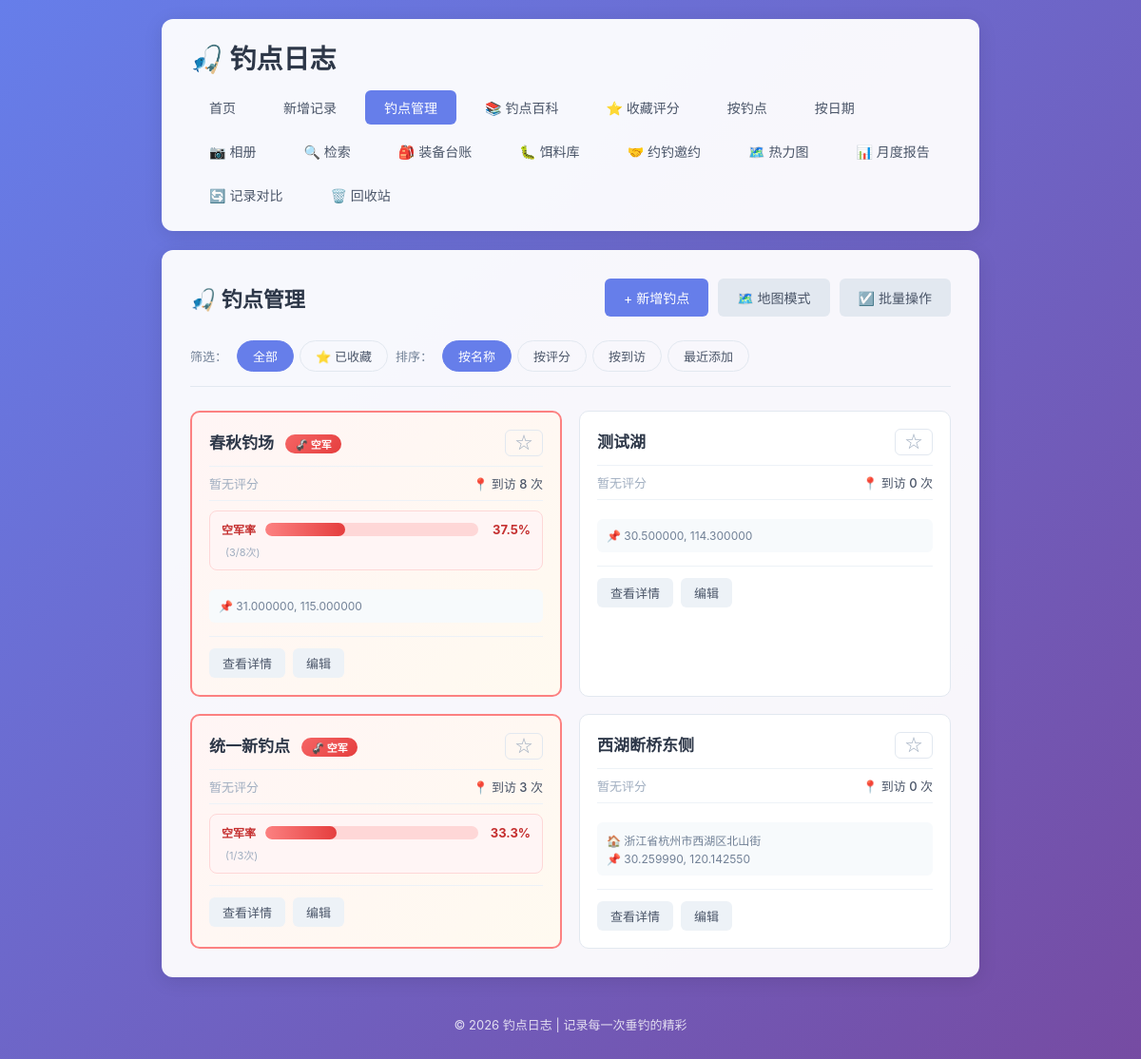
Screenshot of /spots with the database file from the repository.
### tables this page shows
CREATE TABLE fishing_spots (
            id INTEGER PRIMARY KEY AUTOINCREMENT,
            name TEXT NOT NULL UNIQUE,
            description TEXT,
            latitude REAL,
            longitude REAL,
            address TEXT,
            is_favorite INTEGER DEFAULT 0,
            created_at TIMESTAMP DEFAULT CURRENT_TIMESTAMP
        , deleted_at TIMESTAMP);

### app.py (the view)
@app.route('/spots')
def spots_list():
    conn = get_db()
    filter_type = request.args.get('filter', 'all')
    sort_by = request.args.get('sort', 'name')
    query = '''
        SELECT s.*,
               (SELECT AVG(r.rating) FROM spot_ratings r WHERE r.spot_id = s.id) as avg_rating,
               (SELECT COUNT(*) FROM spot_ratings r WHERE r.spot_id = s.id) as rating_count
        FROM fishing_spots s
        WHERE s.deleted_at IS NULL
    '''
    params = []
    conditions = []
    if filter_type == 'favorite':
        conditions.append('s.is_favorite = 1')
    if conditions:
        query += ' AND ' + ' AND '.join(conditions)
    if sort_by == 'rating':
        query += ' ORDER BY avg_rating IS NULL, avg_rating DESC, s.name'
    elif sort_by == 'visit':
        query += ' ORDER BY (SELECT COUNT(*) FROM fishing_logs l WHERE l.spot = s.name) DESC, s.name'
    elif sort_by == 'recent':
        query += ' ORDER BY s.created_at DESC'
    else:
        query += ' ORDER BY s.name'
    spots = conn.execute(query, params).fetchall()
    spot_list = []
    for spot in spots:
        spot_dict = dict(spot)
        spot_dict['visit_count'] = get_spot_visit_count(conn, spot['name'])
        spot_dict['avg_rating'] = round(spot_dict['avg_rating'], 1) if spot_dict['avg_rating'] else 0
        spot_dict['skunk_stats'] = get_spot_skunk_stats(conn, spot['name'])
        spot_list.append(spot_dict)
    conn.close()
    return render_template('spots.html', spots=spot_list, filter_type=filter_type, sort_by=sort_by)

### app.py (called while the page is built)
def get_db():
    conn = sqlite3.connect(DB_PATH)
    conn.row_factory = sqlite3.Row
    return conn

def get_spot_visit_count(conn, spot_name):
    result = conn.execute(
        'SELECT COUNT(*) as cnt FROM fishing_logs WHERE spot = ? AND deleted_at IS NULL',
        (spot_name,)
    ).fetchone()
    return result['cnt'] if result else 0

def is_skunked(harvest_str):
    if not harvest_str:
        return True
    harvest_str = str(harvest_str).strip()
    if not harvest_str:
        return True
    zero_keywords = [
        '空军', '白板', '打龟', '空手', '空竿', '光头',
        '没钓到', '无收获', '零收获', '零', '0', '打飞机',
        '参军', '空', '龟', '白跑一趟', '参军了', '空军了'
    ]
    lower_str = harvest_str.lower()
    for kw in zero_keywords:
        if kw.lower() in lower_str:
            return True
    return False

### templates/spots.html (shortened to what this page needs)
{% extends 'base.html' %}
{% block content %}
    <div class="page-header">
        <h2>🎣 钓点管理</h2>
        <div style="display: flex; gap: 10px; flex-wrap: wrap;">
            <a href="{{ url_for('add_spot') }}" class="btn btn-primary">+ 新增钓点</a>
            <button class="btn btn-secondary" id="toggle-map-btn" onclick="toggleMapView()">🗺️ 地图模式</button>
            <button class="btn btn-secondary" id="toggleBatchBtn" onclick="toggleBatchMode()">☑️ 批量操作</button>
        </div>
    </div>
    <div class="filter-bar">
        <div class="filter-group">
            <span class="filter-label">筛选：</span>
            <a href="{{ url_for('spots_list', filter='all', sort=sort_by) }}" class="filter-btn {% if filter_type == 'all' %}active{% endif %}">全部</a>
            <a href="{{ url_for('spots_list', filter='favorite', sort=sort_by) }}" class="filter-btn {% if filter_type == 'favorite' %}active{% endif %}">⭐ 已收藏</a>
        </div>
        <div class="filter-group">
            <span class="filter-label">排序：</span>
            <a href="{{ url_for('spots_list', filter=filter_type, sort='name') }}" class="filter-btn {% if sort_by == 'name' %}active{% endif %}">按名称</a>
            <a href="{{ url_for('spots_list', filter=filter_type, sort='rating') }}" class="filter-btn {% if sort_by == 'rating' %}active{% endif %}">按评分</a>
            <a href="{{ url_for('spots_list', filter=filter_type, sort='visit') }}" class="filter-btn {% if sort_by == 'visit' %}active{% endif %}">按到访</a>
            <a href="{{ url_for('spots_list', filter=filter_type, sort='recent') }}" class="filter-btn {% if sort_by == 'recent' %}active{% endif %}">最近添加</a>
        </div>
    </div>
    <div id="spots-list-container">
    {% if spots %}
        <div class="spot-grid">
            {% for spot in spots %}
                <div class="spot-card {% if spot['skunk_stats']['has_skunk'] %}spot-card-skunked{% endif %} {% if spot['skunk_stats']['recent_skunk'] %}spot-card-recent-skunk{% endif %}" data-spot-id="{{ spot['id'] }}" data-spot-name="{{ spot['name'] }}">
                    <div class="spot-card-header">
                        <div class="spot-title-row">
                            <h3 class="spot-name">
                                <a href="{{ url_for('spot_detail', spot_id=spot['id']) }}">{{ spot['name'] }}</a>
                                {% if spot['skunk_stats']['has_skunk'] %}
                                    <span class="skunk-badge {% if spot['skunk_stats']['recent_skunk'] %}skunk-badge-recent{% endif %}" title="空军率 {{ spot['skunk_stats']['skunk_rate'] }}%">
                                        🦨 空军
                                    </span>
                                {% endif %}
                            </h3>
                            <button class="favorite-btn {% if spot['is_favorite'] %}favorited{% endif %}"
                                    data-spot-id="{{ spot['id'] }}"
                                    onclick="toggleFavorite(this); event.stopPropagation();">
                                {% if spot['is_favorite'] %}★{% else %}☆{% endif %}
                            </button>
                        </div>
                        <div class="spot-stats">
                            <div class="spot-rating">
                                {% if spot['avg_rating'] > 0 %}
                                    <span class="rating-stars">
                                        {% for i in range(5) %}
                                            {% if i < spot['avg_rating']|round(0, 'floor') %}★
                                            {% else %}☆{% endif %}
                                        {% endfor %}
                                    </span>
                                    <span class="rating-value">{{ spot['avg_rating'] }}</span>
                                    <span class="rating-count">({{ spot['rating_count'] }})</span>
                                {% else %}
                                    <span class="no-rating">暂无评分</span>
                                {% endif %}
                            </div>
                            <div class="spot-visits">
                                📍 到访 {{ spot['visit_count'] }} 次
                            </div>
                        </div>
                        {% if spot['skunk_stats']['total_count'] > 0 %}
                        <div class="spot-skunk-stats">
                            <div class="skunk-rate-container">
                                <span class="skunk-rate-label">空军率</span>
                                <div class="skunk-rate-bar">
                                    <div class="skunk-rate-fill" style="width: {{ spot['skunk_stats']['skunk_rate'] }}%"></div>
                                </div>
                                <span class="skunk-rate-value">{{ spot['skunk_stats']['skunk_rate'] }}%</span>
                            </div>
                            <span class="skunk-count-text">({{ spot['skunk_stats']['skunk_count'] }}/{{ spot['skunk_stats']['total_count'] }}次)</span>
                        </div>
                        {% endif %}
                    </div>
                    {% if spot['address'] or spot['latitude'] %}
                        <div class="spot-location">
                            {% if spot['address'] %}
                                <span class="spot-address">🏠 {{ spot['address'] }}</span>
                            {% endif %}
                            {% if spot['latitude'] and spot['longitude'] %}
                                <span class="spot-coords">
                                    📌 {{ '%.6f'|format(spot['latitude']) }}, {{ '%.6f'|format(spot['longitude']) }}
                                </span>
                            {% endif %}
                        </div>
                    {% endif %}
                    <div class="spot-card-footer">
                        <a href="{{ url_for('spot_detail', spot_id=spot['id']) }}" class="btn btn-small">查看详情</a>
                        <a href="{{ url_for('edit_spot', spot_id=spot['id']) }}" class="btn btn-small">编辑</a>
                    </div>
                </div>
            {% endfor %}
        </div>
    {% else %}
        <div class="empty-state">
            <p>{% if filter_type == 'favorite' %}还没有收藏的钓点哦！{% else %}还没有添加任何钓点，快去添加第一个吧！{% endif %}</p>
            <a href="{{ url_for('add_spot') }}" class="btn btn-primary">+ 新增钓点</a>
        </div>
    {% endif %}
    </div>
    <link rel="stylesheet" href="https://unpkg.com/leaflet@1.9.4/dist/leaflet.css" />
{% endblock %}

### rows the page displays
fishing_spots: name "春秋钓场", visit_count "8", skunk_stats.skunk_rate "37.5", skunk_stats.skunk_count "3", skunk_stats.total_count "8", latitude "31.000000", longitude "115.000000"
fishing_spots: name "测试湖", visit_count "0", latitude "30.500000", longitude "114.300000"
fishing_spots: name "统一新钓点", visit_count "3", skunk_stats.skunk_rate "33.3", skunk_stats.skunk_count "1", skunk_stats.total_count "3"
fishing_spots: name "西湖断桥东侧", visit_count "0", address "浙江省杭州市西湖区北山街", latitude "30.259990", longitude "120.142550"
